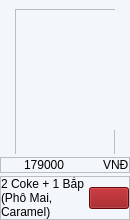
                              <widget class="QWidget" name="widget_84" native="true">
                               <property name="minimumSize">
                                <size>
                                 <width>130</width>
                                 <height>220</height>
                                </size>
                               </property>
                               <property name="maximumSize">
                                <size>
                                 <width>110</width>
                                 <height>220</height>
                                </size>
                               </property>
                               <property name="styleSheet">
                                <string notr="true">background-color: rgb(243, 246, 250);</string>
                               </property>
                               <layout class="QVBoxLayout" name="verticalLayout_97">
                                <property name="spacing">
                                 <number>3</number>
                                </property>
                                <property name="leftMargin">
                                 <number>0</number>
                                </property>
                                <property name="topMargin">
                                 <number>0</number>
                                </property>
                                <property name="rightMargin">
                                 <number>0</number>
                                </property>
                                <property name="bottomMargin">
                                 <number>0</number>
                                </property>
                                <item alignment="Qt::AlignHCenter">
                                 <widget class="QWidget" name="widget_85" native="true">
                                  <layout class="QVBoxLayout" name="verticalLayout_98">
                                   <item>
                                    <widget class="QFrame" name="frame_68">
                                     <property name="minimumSize">
                                      <size>
                                       <width>100</width>
                                       <height>160</height>
                                      </size>
                                     </property>
                                     <property name="maximumSize">
                                      <size>
                                       <width>100</width>
                                       <height>160</height>
                                      </size>
                                     </property>
                                     <property name="frameShape">
                                      <enum>QFrame::StyledPanel</enum>
                                     </property>
                                     <property name="frameShadow">
                                      <enum>QFrame::Raised</enum>
                                     </property>
                                     <layout class="QVBoxLayout" name="verticalLayout_99">
                                      <property name="spacing">
                                       <number>0</number>
                                      </property>
                                      <property name="leftMargin">
                                       <number>0</number>
                                      </property>
                                      <property name="topMargin">
                                       <number>0</number>
                                      </property>
                                      <property name="rightMargin">
                                       <number>0</number>
                                      </property>
                                      <property name="bottomMargin">
                                       <number>0</number>
                                      </property>
                                      <item alignment="Qt::AlignHCenter|Qt::AlignTop">
                                       <widget class="QLabel" name="label_99">
                                        <property name="minimumSize">
                                         <size>
                                          <width>100</width>
                                          <height>120</height>
                                         </size>
                                        </property>
                                        <property name="maximumSize">
                                         <size>
                                          <width>100</width>
                                          <height>120</height>
                                         </size>
                                        </property>
                                        <property name="text">
                                         <string/>
                                        </property>
                                        <property name="pixmap">
                                         <pixmap resource="../../utils/resources_food.qrc">:/Food/images/Food/CNS036_COMBO_CO_GAU.png</pixmap>
                                        </property>
                                        <property name="scaledContents">
                                         <bool>true</bool>
                                        </property>
                                       </widget>
                                      </item>
                                     </layout>
                                    </widget>
                                   </item>
                                  </layout>
                                 </widget>
                                </item>
                                <item>
                                 <widget class="QWidget" name="widget_86" native="true">
                                  <layout class="QVBoxLayout" name="verticalLayout_100">
                                   <property name="spacing">
                                    <number>0</number>
                                   </property>
                                   <property name="leftMargin">
                                    <number>0</number>
                                   </property>
                                   <property name="topMargin">
                                    <number>0</number>
                                   </property>
                                   <property name="rightMargin">
                                    <number>0</number>
                                   </property>
                                   <property name="bottomMargin">
                                    <number>0</number>
                                   </property>
                                   <item>
                                    <widget class="QFrame" name="frame_69">
                                     <property name="frameShape">
                                      <enum>QFrame::StyledPanel</enum>
                                     </property>
                                     <property name="frameShadow">
                                      <enum>QFrame::Raised</enum>
                                     </property>
                                     <layout class="QHBoxLayout" name="horizontalLayout_57">
                                      <property name="spacing">
                                       <number>0</number>
                                      </property>
                                      <property name="leftMargin">
                                       <number>0</number>
                                      </property>
                                      <property name="topMargin">
                                       <number>0</number>
                                      </property>
                                      <property name="rightMargin">
                                       <number>0</number>
                                      </property>
                                      <property name="bottomMargin">
                                       <number>0</number>
                                      </property>
                                      <item alignment="Qt::AlignRight">
                                       <widget class="QLabel" name="label_100">
                                        <property name="styleSheet">
                                         <string notr="true">font: 75 bold 10pt &quot;MS Shell Dlg 2&quot;;</string>
                                        </property>
                                        <property name="text">
                                         <string>179000</string>
                                        </property>
                                       </widget>
                                      </item>
                                      <item alignment="Qt::AlignRight">
                                       <widget class="QLabel" name="label_101">
                                        <property name="text">
                                         <string>VNĐ</string>
                                        </property>
                                       </widget>
                                      </item>
                                     </layout>
                                    </widget>
                                   </item>
                                  </layout>
                                 </widget>
                                </item>
                                <item>
                                 <widget class="QWidget" name="widget_87" native="true">
                                  <layout class="QVBoxLayout" name="verticalLayout_101">
                                   <property name="spacing">
                                    <number>0</number>
                                   </property>
                                   <property name="leftMargin">
                                    <number>0</number>
                                   </property>
                                   <property name="topMargin">
                                    <number>0</number>
                                   </property>
                                   <property name="rightMargin">
                                    <number>0</number>
                                   </property>
                                   <property name="bottomMargin">
                                    <number>0</number>
                                   </property>
                                   <item>
                                    <widget class="QFrame" name="frame_70">
                                     <property name="frameShape">
                                      <enum>QFrame::StyledPanel</enum>
                                     </property>
                                     <property name="frameShadow">
                                      <enum>QFrame::Raised</enum>
                                     </property>
                                     <layout class="QHBoxLayout" name="horizontalLayout_58">
                                      <property name="spacing">
                                       <number>0</number>
                                      </property>
                                      <property name="leftMargin">
                                       <number>0</number>
                                      </property>
                                      <property name="topMargin">
                                       <number>0</number>
                                      </property>
                                      <property name="rightMargin">
                                       <number>0</number>
                                      </property>
                                      <property name="bottomMargin">
                                       <number>0</number>
                                      </property>
                                      <item>
                                       <widget class="QLabel" name="label_NameProduct_3">
                                        <property name="styleSheet">
                                         <string notr="true">font: 75  10pt &quot;Segoe UI Variable Display&quot;;</string>
                                        </property>
                                        <property name="text">
                                         <string>2 Coke + 1 Bắp (Phô Mai, Caramel)</string>
                                        </property>
                                        <property name="wordWrap">
                                         <bool>true</bool>
                                        </property>
                                       </widget>
                                      </item>
                                      <item alignment="Qt::AlignRight">
                                       <widget class="QPushButton" name="pushButton_Plus_3">
                                        <property name="styleSheet">
                                         <string notr="true">background-color: rgb(145, 8, 12);</string>
                                        </property>
                                        <property name="text">
                                         <string/>
                                        </property>
                                        <property name="icon">
                                         <iconset resource="../../utils/resources.qrc">
                                          <normaloff>:/WhiteIcons/images/icons/WhiteIcons/create_ic.svg</normaloff>:/WhiteIcons/images/icons/WhiteIcons/create_ic.svg</iconset>
                                        </property>
                                        <property name="iconSize">
                                         <size>
                                          <width>24</width>
                                          <height>24</height>
                                         </size>
                                        </property>
                                       </widget>
                                      </item>
                                     </layout>
                                    </widget>
                                   </item>
                                  </layout>
                                 </widget>
                                </item>
                               </layout>
                              </widget>
